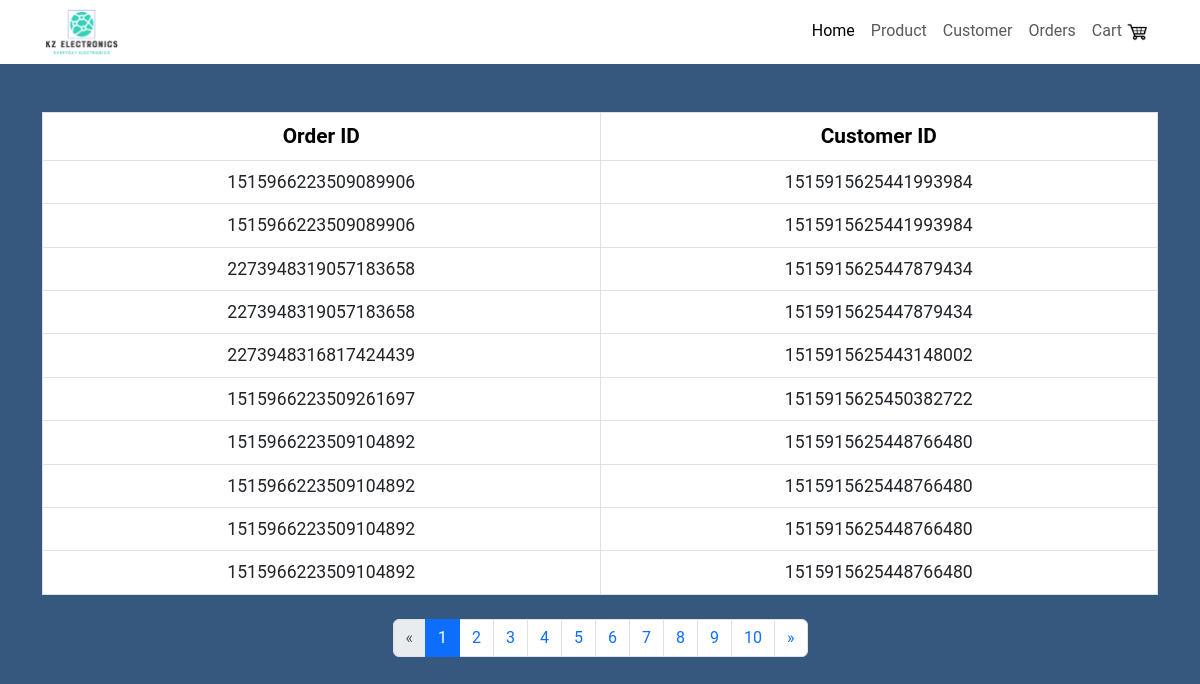
The page /order/ on the database its author committed.
### ShopApp/models.py (models this page shows, shortened)
class Order(models.Model):
    id = models.AutoField(primary_key=True)
    order_id = models.TextField(null=True, blank=True)
    complete = models.BooleanField(default=False, null=True, blank=False)
    customer_ref = models.ForeignKey(Customer,
                                     null=True,
                                     blank=True,
                                     on_delete=models.CASCADE)
    date_ordered = models.DateTimeField(auto_now_add=True)

class Customer(models.Model):
    user = models.OneToOneField(User,
                                null=True,
                                blank=True,
                                on_delete=models.CASCADE)
    customer_id = models.TextField(null=True, blank=True)

### ShopApp/views.py (the view)
# urls.py: path('order/', views.order, name='order'),
def order(request):
    orders = Order.objects.all().order_by('id')
    paginator = Paginator(orders, 10)
    page_number = request.GET.get('page', 1)
    page_list = paginator.page(page_number)
    try:
        page_list = paginator.page(page_number)
    except PageNotAnInteger:
        page_list = paginator.page(1)
    except EmptyPage:
        page_list = paginator.page(paginator.num_pages)
    return render(request, 'ShopApp/order.html', {
        'page_list': page_list,
        'range': range(1, 11)
    })

### ShopApp/templates/ShopApp/order.html (shortened to what this page needs)
{% load static %}
<!DOCTYPE html>
<html lang="en">
    <head>
        <link href="https://cdn.jsdelivr.net/npm/bootstrap@5.3.0-alpha3/dist/css/bootstrap.min.css"
              rel="stylesheet"
>
        <link rel="stylesheet" href="{% static 'ShopApp/styles/style.css' %}">
    </head>
    <body>
        {% include "includes/nav.html" %}
        <div class="container">
            <table class="table table-bordered mt-5 mb-4">
                <thead>
                    <tr>
                        <th>Order ID</th>
                        <th>Customer ID</th>
                    </tr>
                </thead>
                <tbody>
                    {% for order in page_list %}
                        <tr>
                            <td>{{ order.order_id }}</td>
                            <td>{{ order.customer_ref.customer_id }}</td>
                        </tr>
                    {% endfor %}
                </tbody>
            </table>
            {% if page_list.has_other_pages %}
                <ul class="pagination justify-content-center">
                    {% if page_list.has_previous %}
                        <li class="page-item">
                            <a class="page-link" href="?page={{ page_list.previous_page_number }}">&laquo;</a>
                        </li>
                    {% else %}
                        <li class="disabled page-item">
                            <span class="page-link">&laquo;</span>
                        </li>
                    {% endif %}
                    {% for i in range %}
                        {% if page_list.number == i %}
                            <li class="page-item active">
                                <span class="page-link">
                                    {{ i }} <span class="visually-hidden">(current)</span>
                                </span>
                            </li>
                        {% else %}
                            <li class="page-item">
                                <a class="page-link" href="?page={{ i }}">{{ i }}</a>
                            </li>
                        {% endif %}
                    {% endfor %}
                    {% if page_list.has_next %}
                        <li class="page-item">
                            <a class="page-link" href="?page={{ page_list.next_page_number }}">&raquo;</a>
                        </li>
                    {% else %}
                        <li class="disabled page-item">
                            <span class="page-link">&raquo;</span>
                        </li>
                    {% endif %}
                </ul>
            {% endif %}
        </div>
    </body>
</html>

### ShopApp/static/ShopApp/styles/style.css (style rules this page uses)
body { background-color: #37587e; font-family: "Roboto", sans-serif; font-size: 16px; color: #fff; line-height: 1.5; margin: 0; }
table { border-collapse: collapse !important; width: 100%; color: #fff !important; font-size: 1.1rem !important; }
td { text-align: center; padding: 8px; }
th { text-align: center; padding: 8px; font-weight: 700; font-size: 1.3rem !important; color: #000 !important; }
tr:nth-child(even) { background-color: #209dd8; color: #000; }

### rows shown on the page
Order: order_id "1515966223509089906", customer_ref.customer_id "1515915625441993984"
Order: order_id "1515966223509089906", customer_ref.customer_id "1515915625441993984"
Order: order_id "2273948319057183658", customer_ref.customer_id "1515915625447879434"
Order: order_id "2273948319057183658", customer_ref.customer_id "1515915625447879434"
Order: order_id "2273948316817424439", customer_ref.customer_id "1515915625443148002"
Order: order_id "1515966223509261697", customer_ref.customer_id "1515915625450382722"
Order: order_id "1515966223509104892", customer_ref.customer_id "1515915625448766480"
Order: order_id "1515966223509104892", customer_ref.customer_id "1515915625448766480"
Order: order_id "1515966223509104892", customer_ref.customer_id "1515915625448766480"
Order: order_id "1515966223509104892", customer_ref.customer_id "1515915625448766480"

### other values the page prints
{{ i }} "1"
{{ i }} "2" "3" "4" "5" "6" "7" "8" "9" "10"
